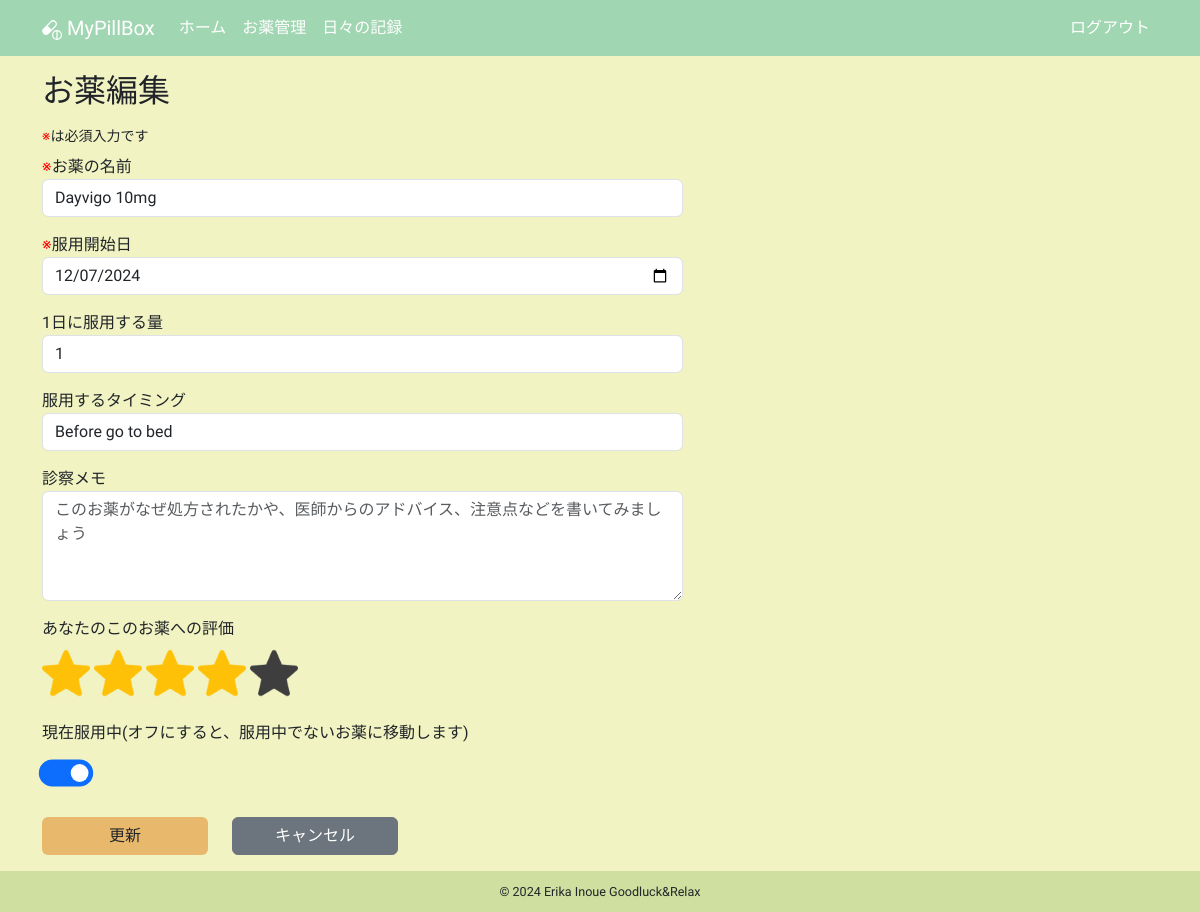
/meds/edit_medicine/33 (signed in), run on an earlier commit of the app's database.
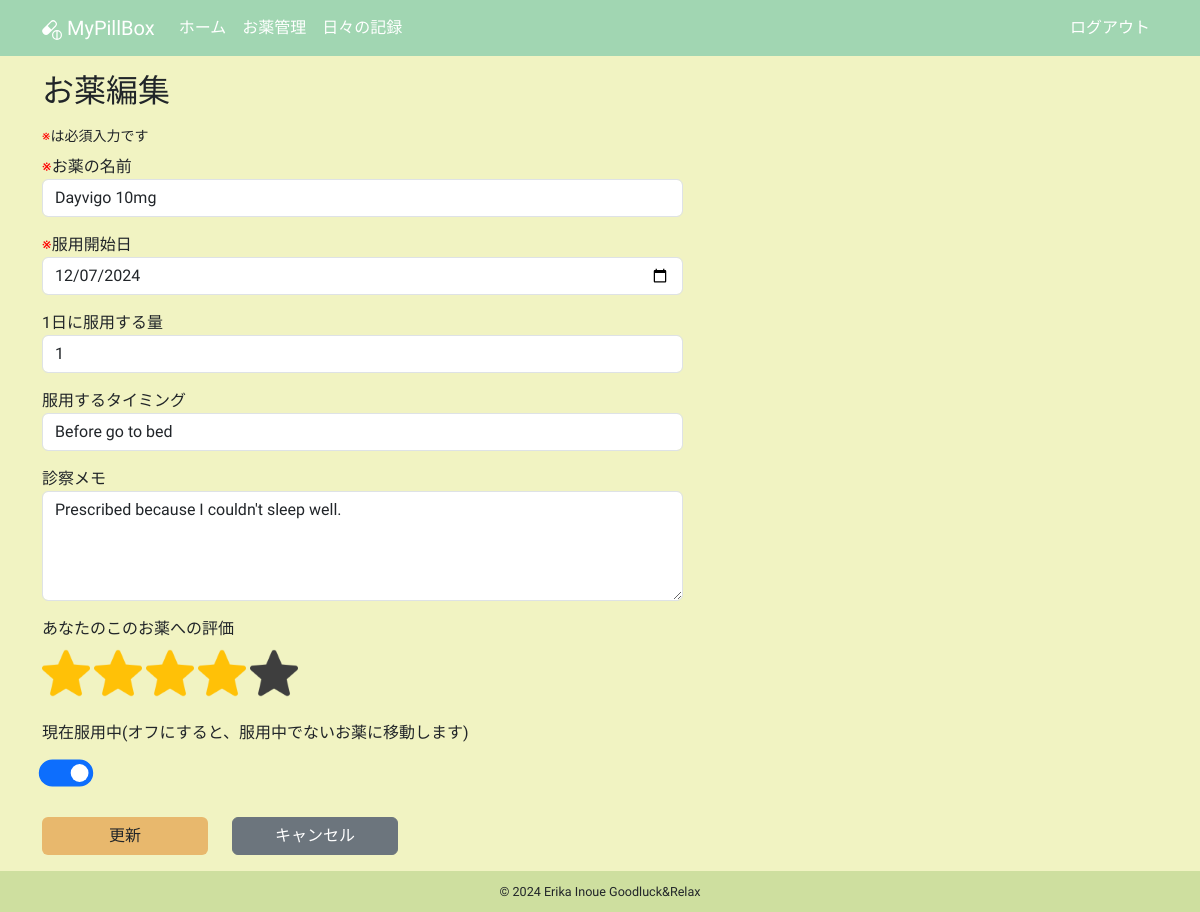
And on a later commit of the database.
### app/models.py (models this page shows, shortened)
class Medicine(db.Model):
    __tablename__ = "medicines"
    id: so.Mapped[int] = so.mapped_column(primary_key=True)
    name: so.Mapped[str] = so.mapped_column(sa.String(100))
    taking_start_date: so.Mapped[datetime.date] = so.mapped_column(sa.Date)
    dose_per_day: so.Mapped[Optional[float]]
    taking_timing: so.Mapped[Optional[str]] = so.mapped_column(sa.String(100))
    memo: so.Mapped[Optional[str]] = so.mapped_column(sa.Text)
    rating: so.Mapped[Optional[int]] = so.mapped_column(default=0)
    is_active: so.Mapped[bool] = so.mapped_column(sa.Boolean)
    taking_unit: so.Mapped[str] = so.mapped_column(sa.String(10))
    user_id: so.Mapped[int] = so.mapped_column(sa.ForeignKey(User.id))
    user: so.Mapped[User] = so.relationship(back_populates="medicines")
    daily_log_details: so.Mapped[list["DailyLogDetail"]] = so.relationship(
        cascade="all, delete-orphan", back_populates="medicine"
    )

### app/meds/routes.py (the view)
@bp.route("/edit_medicine/<int:medicine_id>", methods=["GET", "POST"])
@login_required
def edit_medicine(medicine_id):
    title = _("お薬編集")
    medicine = db.session.get(Medicine, medicine_id)
    if medicine is None or medicine.user_id != current_user.id:
        abort(404)
    form = EditMedicineForm()
    if form.validate_on_submit():
        medicine.name = form.name.data
        medicine.taking_start_date = form.taking_start_date.data
        medicine.dose_per_day = form.dose_per_day.data
        medicine.taking_timing = form.taking_timing.data
        medicine.memo = form.memo.data
        medicine.rating = form.rating.data
        medicine.is_active = form.is_active.data
        db.session.commit()
        flash(
            _(
                "お薬「%(medicine_name)s」の情報を更新しました",
                medicine_name=medicine.name,
            )
        )
        selected_month = form.local_month.data
        selected_month = selected_month.replace(" ", "").replace("+", "")
        return redirect(
            url_for(
                "meds.medicine_detail", medicine_id=medicine.id, month=selected_month
            )
        )
    elif request.method == "GET":
        form.name.data = medicine.name
        form.taking_start_date.data = medicine.taking_start_date
        form.dose_per_day.data = (
            int(medicine.dose_per_day)
            if medicine.dose_per_day and medicine.dose_per_day.is_integer()
            else medicine.dose_per_day
        )
        form.taking_timing.data = medicine.taking_timing
        form.memo.data = medicine.memo
        form.rating.data = medicine.rating
        form.is_active.data = medicine.is_active
    return render_template(
        "meds/edit_medicine.html", medicine=medicine, form=form, title=title
    )

### app/meds/forms.py
class EditMedicineForm(FlaskForm):
    name = StringField(
        _l("お薬の名前"),
        validators=[
            DataRequired(message=_l("お薬の名前は必須入力です")),
            Length(max=100),
        ],
        render_kw={"placeholder": _l("例:デパス0.5mg")},
    )
    taking_start_date = DateField(
        _l("服用開始日"),
        format="%Y-%m-%d",
        validators=[DataRequired(message=_l("服用開始日は必須入力です"))],
    )
    dose_per_day = MyFloatField(
        _l("1日に服用する量"),
        render_kw={"placeholder": _l("例:1　(2.5のように小数点の記入も可能です)")},
    )
    taking_timing = StringField(
        _l("服用するタイミング"),
        validators=[Length(max=100)],
        render_kw={"placeholder": _l("例:毎食後、就寝前、症状が出た時等")},
    )
    memo = TextAreaField(
        _l("診察メモ"),
        render_kw={
            "placeholder": _l(
                "このお薬がなぜ処方されたかや、医師からのアドバイス、注意点などを書いてみましょう"
            ),
            "rows": "4",
        },
    )
    rating = HiddenField(_l("あなたのこのお薬への評価"))
    is_active = BooleanField(
        _l("現在服用中(オフにすると、服用中でないお薬に移動します)"),
        render_kw={"role": "switch"},
    )
    local_month = HiddenField()
    submit = SubmitField(_l("更新"))

### app/templates/meds/edit_medicine.html (shortened to what this page needs)
{% extends "base.html" %}
{% block content %}
  <h2 class="mb-3">{{ _("お薬編集") }}</h2>
  <small class="d-block mb-2"><span class="red">※</span>{{ _("は必須入力です") }}</small>
  <form action="" method="post" novalidate>
    <div class="row">
      <div class="col-12 col-lg-7 mb-3">
        <span class="red">※</span>{{ form.name.label }}
        {{ form.name(class="form-control" + (" is-invalid" if form.name.errors else "") ) }}
      </div>
      <div class="col-12 col-lg-7 mb-3">
        <span class="red">※</span>{{ form.taking_start_date.label }}
        {{ form.taking_start_date(class="form-control" + (" is-invalid" if form.taking_start_date.errors else "") ) }}
      </div>
      <div class="col-12 col-lg-7 mb-3">
        {{ form.dose_per_day.label }}
        {{ form.dose_per_day(class="form-control" + (" is-invalid" if form.dose_per_day.errors else "") ) }}
      </div>
      <div class="col-12 col-lg-7 mb-3">
        {{ form.taking_timing.label }}
        {{ form.taking_timing(class="form-control") }}
      </div>
      <div class="col-12 col-lg-7 mb-3">
        {{ form.memo.label }}
        {{ form.memo(class="form-control") }}
      </div>
      <div class="col-12 col-lg-7 mb-3">
        {{ form.rating.label }}
        <br>
        {% for i in range(1, 6) %}
          {% if form.rating.data|int >= i %}
            <img src="{{ url_for('static', filename='images/star_on.png') }}"
                 id="{{ i }}"
                 class="star star-rating rating-checked my-2"
                 onclick="medicineStarRate(this)"
                 alt="star">
          {% else %}
            <img src="{{ url_for('static', filename='images/star_on.png') }}"
                 id="{{ i }}"
                 class="star star-rating my-2"
                 onclick="medicineStarRate(this)"
                 alt="star">
          {% endif %}
        {% endfor %}
      </div>
      <div class="col-12 col-lg-7 mb-3">
        {{ form.is_active.label }}
        <div class="form-check form-switch my-3 mx-2">{{ form.is_active(class="form-check-input") }}</div>
      </div>
    </div>
    <div class="row mb-3">
      <div class="col-5 col-lg-2">{{ form.submit(class="btn btn-custom w-100") }}</div>
      <div class="col-5 col-lg-2">
        <a id="back-to-detail-link-{{ medicine.id }}"
           href="{{ url_for('meds.medicine_detail', medicine_id=medicine.id) }}"
           class="btn btn-secondary w-100">{{ _("キャンセル") }}</a>
      </div>
    </div>
  </form>
{% endblock content %}

What changed in the data, as far as the page shows it:
changed Medicine "Dayvigo 10mg": memo (not shown) → "Prescribed because I couldn't sleep well."
